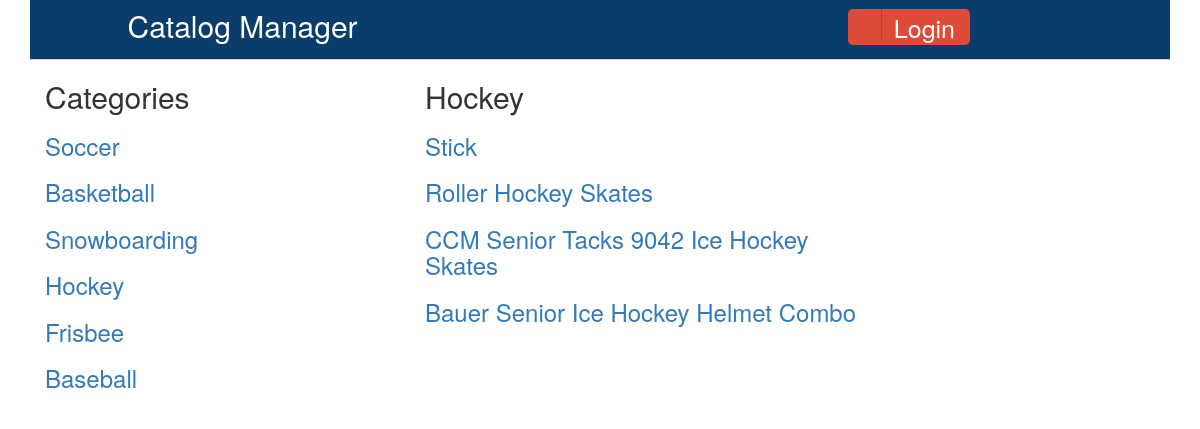
The app's page /catalog/4/items with its own data.
### database_setup.py (models this page shows, shortened)
class Category(Base):
    __tablename__ = 'category'
    id = Column(Integer, primary_key=True)
    name = Column(String(250), nullable=False)

class Item(Base):
    __tablename__ = 'item'
    itemName =Column(String(80), nullable = False)
    id = Column(Integer, primary_key = True)
    description = Column(String(250))
    category_id = Column(Integer,ForeignKey('category.id'))
    category = relationship(Category)
    user_id = Column(Integer, ForeignKey('user.id'))
    user = relationship(User)

### catalogMngr.py (the view)
@app.route('/catalog/<int:category_id>/items')
def showCategory(category_id):
    category = session.query(Category).filter_by(id=category_id).one()
    catalog = session.query(Category).all()
    isLoggedIn = 'username' in login_session
    items = session.query(Item).filter_by(
            category_id=category.id).all()
    return render_template('category.html',
                            items=items,
                            category=category,
                            catalog=catalog,
                            isLoggedIn = isLoggedIn)

### templates/category.html (shortened to what this page needs)
{% extends "main.html" %}
{% block content %}
    <div class="col-sm-4">
        <h2>Categories</h2>
            {% for category in catalog %}
            <h3>
                <a href="{{url_for('showCategory', category_id = category.id)}}"> <p>{{category.name}}</p></a>
            </h3>
             {% endfor %}
    </div>
    <div class="col-sm-5">
        <h2>{{category.name}}</h2>
        {% for i in items %}
            <h3>
                <a href="{{url_for('showCategoryItem', item_id = i.id, category_id=category.id)}}"><p>{{i.itemName}}</p></a>
            </h3>
        {% endfor %}
    </div>
{% endblock %}

### static/styles.css (style rules this page uses)
body { font-size: 2.0rem; }

### records on screen
Category: name "Soccer"
Category: name "Basketball"
Category: name "Snowboarding"
Category: name "Hockey"
Category: name "Frisbee"
Category: name "Baseball"
Item: itemName "Stick"
Item: itemName "Roller Hockey Skates"
Item: itemName "CCM Senior Tacks 9042 Ice Hockey Skates"
Item: itemName "Bauer Senior Ice Hockey Helmet Combo"
